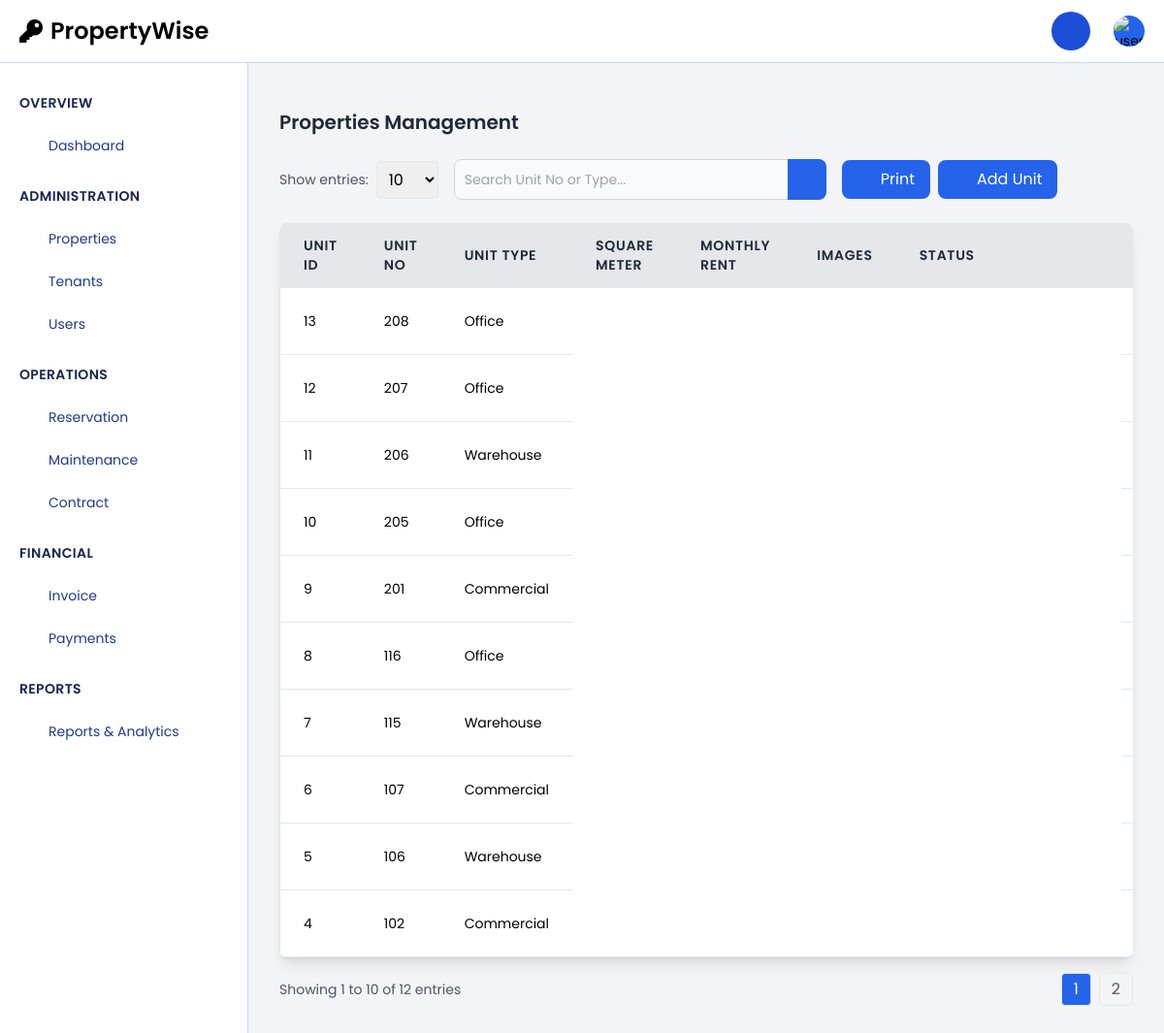
The app's page /admin/propertyAdmin.php (signed in), older data.
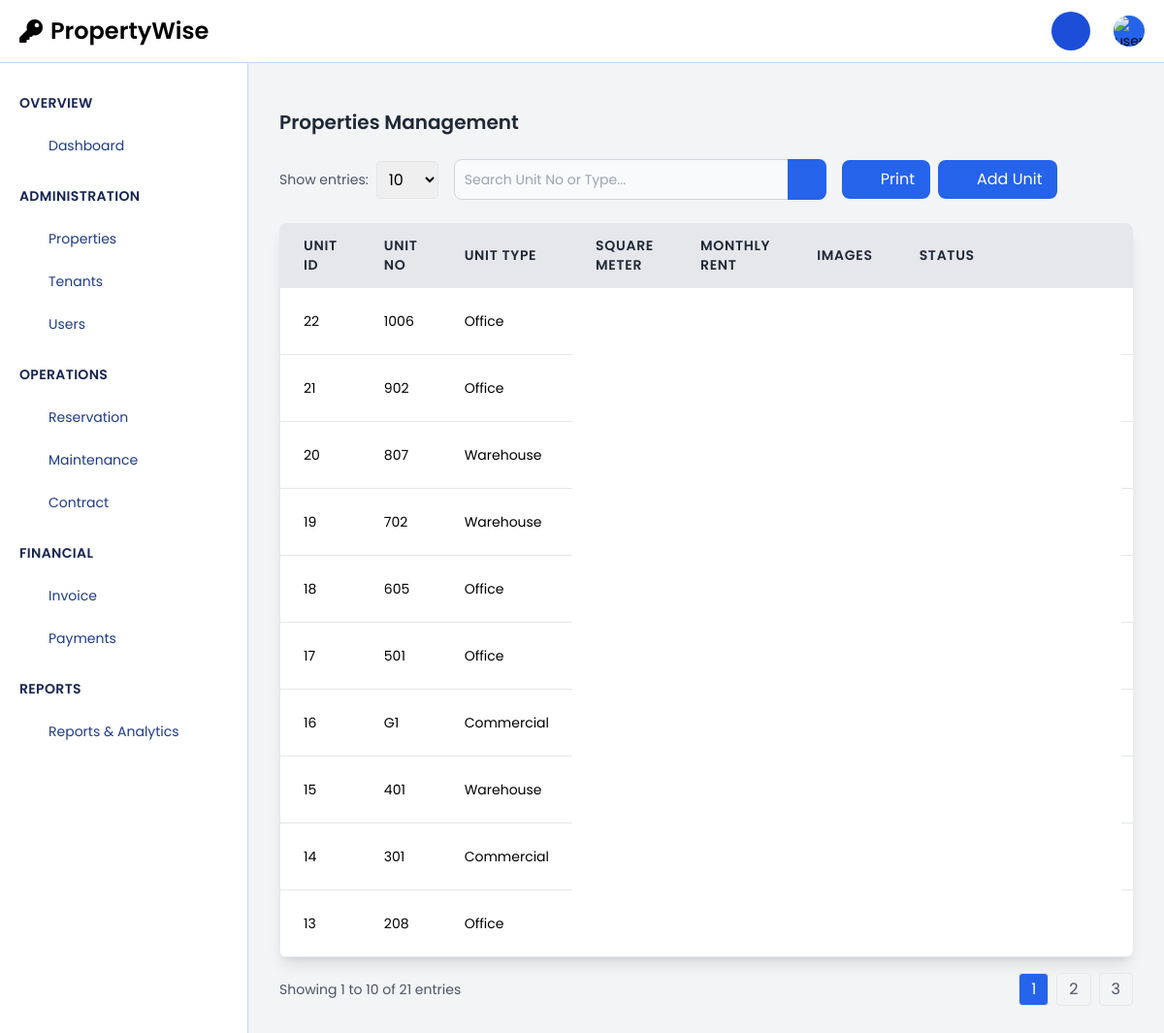
The same page, newer data.
### tables this page shows
CREATE TABLE `property` (
  `unit_id` int(11) NOT NULL,
  `unit_no` varchar(50) NOT NULL,
  `unit_type` varchar(50) NOT NULL,
  `square_meter` decimal(10,2) NOT NULL,
  `monthly_rent` decimal(10,2) NOT NULL,
  `images` text DEFAULT NULL,
  `status` enum('Available','Occupied','Maintenance','Reserved') DEFAULT 'Available',
  `position` varchar(20) DEFAULT 'active'
);

### admin/propertyAdmin.php (the view, shortened to what the changed rows need)
<?php
require '../session/db.php';
$entriesPerPage = isset($_GET['entries']) ? (int)$_GET['entries'] : 10;
$page = isset($_GET['page']) ? (int)$_GET['page'] : 1;
$offset = ($page - 1) * $entriesPerPage;
$totalQuery = "SELECT COUNT(*) as total FROM property WHERE position = 'active'";
$totalResult = $conn->query($totalQuery);
$totalRows = $totalResult->fetch_assoc()['total'];
$totalPages = ceil($totalRows / $entriesPerPage);
$query = "SELECT * FROM property WHERE position = 'active' ORDER BY unit_id DESC LIMIT ? OFFSET ?";
$stmt = $conn->prepare($query);
$stmt->bind_param('ii', $entriesPerPage, $offset);
$stmt->execute();
$result = $stmt->get_result();
?>
<!DOCTYPE html>
<html lang="en">
<head>
    <script src="https://cdn.tailwindcss.com"></script>
    <link rel="stylesheet" href="https://cdn.jsdelivr.net/npm/toastify-js/src/toastify.min.css">
</head>
<body class="bg-gray-100">
<?php include('navbarAdmin.php'); ?>
<?php include('sidebarAdmin.php'); ?>
<div class="sm:ml-64 p-8 mt-20 mx-auto">
    <h1 class="text-lg sm:text-xl font-semibold text-gray-800 mb-4 sm:mb-6">Properties Management</h1>
    <div class="overflow-x-auto shadow-lg rounded-lg">
        <table class="min-w-full bg-white text-sm border border-gray-200" id="property-table">
            <thead>
                <tr>
                    <th class="px-4 sm:px-6 py-3 border-b-2 border-gray-200 bg-gray-200 text-left text-xs sm:text-sm font-semibold text-gray-800 uppercase tracking-wider">Unit ID</th>
                    <th class="px-4 sm:px-6 py-3 border-b-2 border-gray-200 bg-gray-200 text-left text-xs sm:text-sm font-semibold text-gray-800 uppercase tracking-wider">Unit No</th>
                    <th class="px-4 sm:px-6 py-3 border-b-2 border-gray-200 bg-gray-200 text-left text-xs sm:text-sm font-semibold text-gray-800 uppercase tracking-wider">Unit Type</th>
                    <th class="px-4 sm:px-6 py-3 border-b-2 border-gray-200 bg-gray-200 text-left text-xs sm:text-sm font-semibold text-gray-800 uppercase tracking-wider">Square Meter</th>
                    <th class="px-4 sm:px-6 py-3 border-b-2 border-gray-200 bg-gray-200 text-left text-xs sm:text-sm font-semibold text-gray-800 uppercase tracking-wider">Monthly Rent</th>
                    <th class="px-4 sm:px-6 py-3 border-b-2 border-gray-200 bg-gray-200 text-left text-xs sm:text-sm font-semibold text-gray-800 uppercase tracking-wider">Images</th>
                    <th class="px-4 sm:px-6 py-3 border-b-2 border-gray-200 bg-gray-200 text-left text-xs sm:text-sm font-semibold text-gray-800 uppercase tracking-wider">Status</th>
                    <th class="px-4 sm:px-6 py-3 border-b-2 border-gray-200 bg-gray-200 text-left text-xs sm:text-sm font-semibold text-gray-800 uppercase tracking-wider">Action</th>
                </tr>
            </thead>
            <tbody class="bg-white">
                <?php
                while ($row = mysqli_fetch_assoc($result)):
                ?>
                <tr class="unit-row hover:bg-gray-50" data-unit-no="<?php echo htmlspecialchars($row['unit_no']); ?>" data-unit-type="<?php echo htmlspecialchars($row['unit_type']); ?>">
                    <td class="px-4 sm:px-6 py-4 whitespace-no-wrap border-b border-gray-200"><?php echo htmlspecialchars($row['unit_id']); ?></td>
                    <td class="px-4 sm:px-6 py-4 whitespace-no-wrap border-b border-gray-200"><?php echo htmlspecialchars($row['unit_no']); ?></td>
                    <td class="px-4 sm:px-6 py-4 whitespace-no-wrap border-b border-gray-200"><?php echo htmlspecialchars($row['unit_type']); ?></td>
                    <td class="px-4 sm:px-6 py-4 whitespace-no-wrap border-b border-gray-200">
                        </td>
                    </tr>
                <?php endwhile; ?>
            </tbody>
        </table>
    </div>
    <div class="mt-4 flex flex-wrap items-center justify-between">
        <div class="text-sm text-gray-600">
            Showing <?php echo $offset + 1; ?> to <?php echo min($offset + $entriesPerPage, $totalRows); ?> of <?php echo $totalRows; ?> entries
        </div>
        <div class="flex flex-wrap gap-2">
            <?php if($totalPages > 1): ?>
                <?php for($i = 1; $i <= $totalPages; $i++): ?>
                    <a href="?page=<?php echo $i; ?>&entries=<?php echo $entriesPerPage; ?>"
                       class="px-3 py-1 border rounded <?php echo $page === $i ? 'bg-blue-600 text-white' : 'text-gray-600'; ?>">
                        <?php echo $i; ?>
                    </a>
                <?php endfor; ?>
            <?php endif; ?>
        </div>
    </div>
</div>
</body>
</html>

Row changes from the older to the newer data that the page shows:
no longer on this page (row unchanged): property: unit_id "12", unit_no "207", unit_type "Office"
no longer on this page (row unchanged): property: unit_id "11", unit_no "206", unit_type "Warehouse"
no longer on this page (row unchanged): property: unit_id "10", unit_no "205", unit_type "Office"
no longer on this page (row unchanged): property: unit_id "9", unit_no "201", unit_type "Commercial"
no longer on this page (row unchanged): property: unit_id "8", unit_no "116", unit_type "Office"
no longer on this page (row unchanged): property: unit_id "7", unit_no "115", unit_type "Warehouse"
no longer on this page (row unchanged): property: unit_id "6", unit_no "107", unit_type "Commercial"
no longer on this page (row unchanged): property: unit_id "5", unit_no "106", unit_type "Warehouse"
no longer on this page (row unchanged): property: unit_id "4", unit_no "102", unit_type "Commercial"
added property: unit_id "22", unit_no "1006", unit_type "Office"
added property: unit_id "21", unit_no "902", unit_type "Office"
added property: unit_id "20", unit_no "807", unit_type "Warehouse"
added property: unit_id "19", unit_no "702", unit_type "Warehouse"
added property: unit_id "18", unit_no "605", unit_type "Office"
added property: unit_id "17", unit_no "501", unit_type "Office"
added property: unit_id "16", unit_no "G1", unit_type "Commercial"
added property: unit_id "15", unit_no "401", unit_type "Warehouse"
added property: unit_id "14", unit_no "301", unit_type "Commercial"
Text that changed along with them:
$totalRows: "12" → "21"
new list line: "3"
